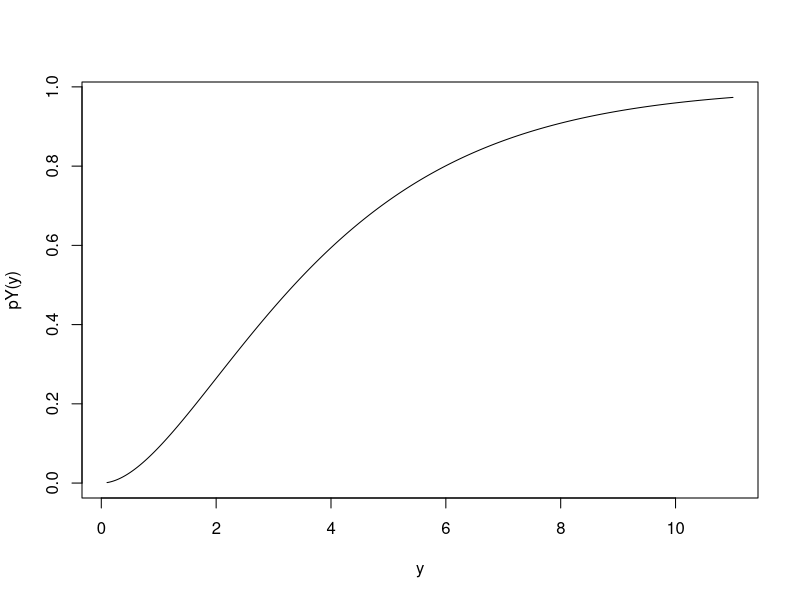
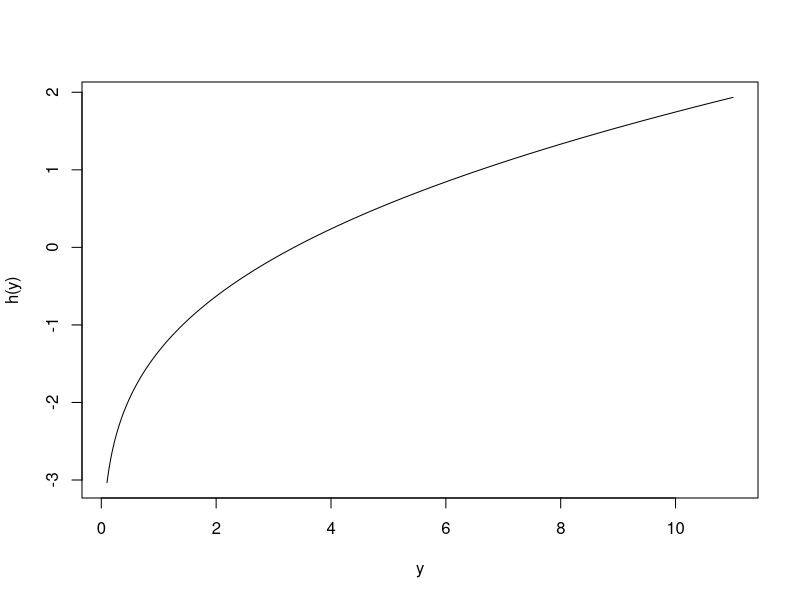
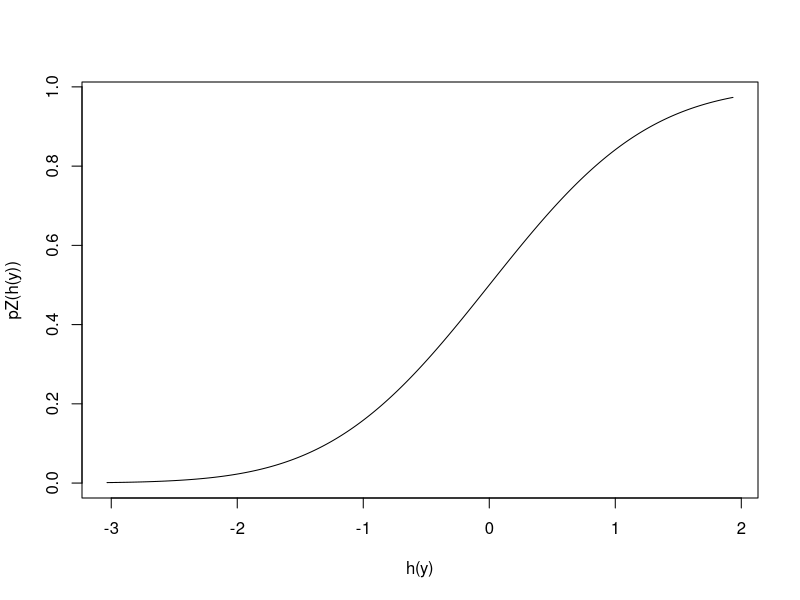
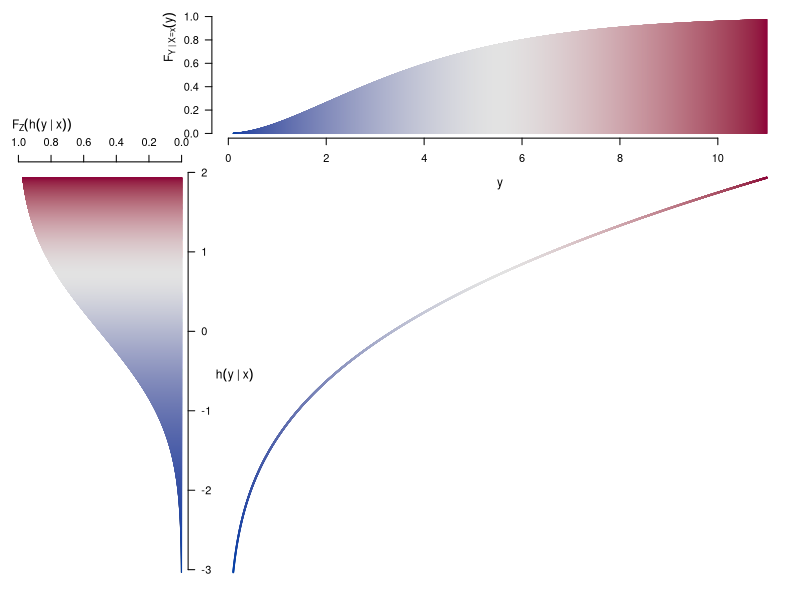

Recreate these plots in R, in order.
# Transformation model illustration
# Continuous outcomes
# LK Apr 2022

# Params, FUNs
y <- seq(0.1, 11, length.out = res <- 1e4)
pY <- function(y) pchisq(y, df = 4)
dY <- function(y) dchisq(y, df = 4)
pZ <- pnorm
dZ <- dnorm
qY <- function(p) qchisq(p, df = 4)
qZ <- qnorm

h <- function(y) qZ(pY(y))
hp <- function(y) {
 tmp <- (1 / dZ(qZ(pY(y)))) * dY(y)
 tmp <- ifelse(is.nan(tmp), 0, tmp)
}

plot(y, pY(y), type = "l")
plot(y, h(y), type = "l")
plot(h(y), pZ(h(y)), type = "l")

opar <- par(no.readonly = TRUE)

# Plot
pdf("figure1a.pdf", width = 6 * .75, height = 5 * .75)
par(mar = c(0.1, 0.1, 0.1, 0.1) + 0.8)
layout(matrix(c(1,2,2,2,
                3,4,4,4,
                3,4,4,4,
                3,4,4,4), nrow = 4, ncol = 4, byrow = TRUE))

cols <- colorspace::diverge_hcl(res)
tcx <- 0.72

plot.new()
plot(y, pZ(h(y)), type = "l", axes = FALSE, xlim = range(y),
     ylim = c(0, 1))
mtext(expression(F[Y~'|'~X==x](y)), 2, line = 2.5, cex = tcx, adj = 1)
mtext(expression(y), 1, line = 3.1, cex = tcx)
axis(1)
axis(2, las = 1)
arrows(y, 0, y, pZ(h(y)), length = 0, col = cols)
plot(pZ(h(y)), h(y), type = "l", axes = FALSE, xlim = c(1, 0))
axis(4, las = 1)
axis(3)
mtext(expression(F[Z](h(y~'|'~x))), 3, line = 2.1, cex = tcx, adj = 0)
mtext(expression(h(y~'|'~x)), 4, line = 2.1, cex = tcx, las = 1)
arrows(0, h(y), pZ(h(y)), h(y), length = 0, col = cols)
plot(y, h(y), type = "p", axes = FALSE, xlim = range(y), col = cols, pch = 20, cex = 0.1)
par(opar)
dev.off()
